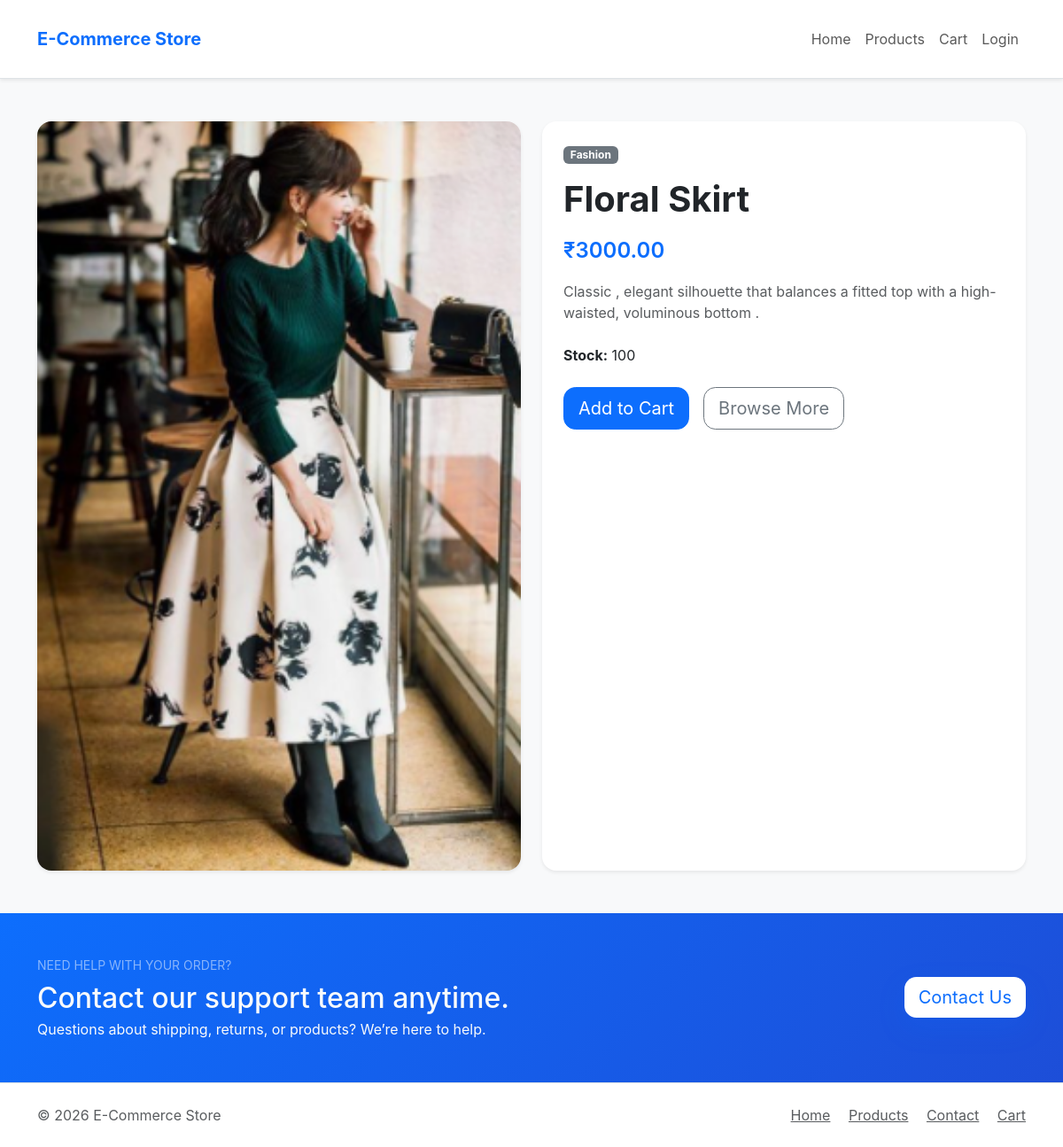
/product/Floral_Skirt1/, run on the app's committed database.
### store/models.py (models this page shows, shortened)
class Product(models.Model):
    category = models.ForeignKey(Category,on_delete=models.CASCADE,related_name="products")
    name = models.CharField(max_length=200)
    slug = models.SlugField(unique=True)
    description = models.TextField()
    price = models.DecimalField(max_digits=10, decimal_places=2)
    stock = models.PositiveIntegerField(default=0)
    image = models.ImageField(upload_to="products/")
    available = models.BooleanField(default=True)
    created_at = models.DateTimeField(auto_now_add=True)
    updated_at = models.DateTimeField(auto_now=True)

class Category(models.Model):
    name = models.CharField(max_length=100,unique=True)
    slug = models.SlugField(unique=True)

### store/views.py (the view)
# urls.py: path('product/<slug:slug>/', product_detail, name='product_detail'),
def product_detail(request, slug):
    product = get_object_or_404(
        Product,
        slug=slug,
        available=True
    )
    context = {
        "product": product
    }
    return render(
        request,
        "store/product_detail.html",
        context
    )

### templates/store/product_detail.html (shortened to what this page needs)
{% extends 'base.html' %}
{% block content %}
<div class="row g-4">
    <div class="col-12 col-lg-6">
        <div class="card border-0 shadow-sm overflow-hidden product-detail-card">
            <img src="{{ product.image.url }}" alt="{{ product.name }}" class="img-fluid rounded-start">
        </div>
    </div>
    <div class="col-12 col-lg-6">
        <div class="card border-0 shadow-sm p-4 h-100">
            <div class="mb-3">
                <span class="badge bg-secondary">{{ product.category.name }}</span>
            </div>
            <h1 class="display-6 fw-bold mb-3">{{ product.name }}</h1>
            <p class="fs-4 text-primary fw-semibold mb-3">₹{{ product.price }}</p>
            <p class="text-muted mb-4">{{ product.description }}</p>
            <p class="mb-4"><strong>Stock:</strong> {{ product.stock }}</p>
            <div class="d-flex flex-column flex-sm-row gap-3">
                <a href="{% url 'add_to_cart' product.id %}" class="btn btn-primary btn-lg btn-add-to-cart">Add to Cart</a>
                <a href="{% url 'product_list' %}" class="btn btn-outline-secondary btn-lg">Browse More</a>
            </div>
        </div>
    </div>
</div>
{% endblock %}

### static/styles.css (style rules this page uses)
:root { color-scheme: light; --bg: #f4f7fb; --surface: #ffffff; --text: #1f2937; --muted: #6c757d; --primary: #0d6efd; --border: #e9ecef; }
body { background: var(--bg); color: var(--text); font-family: Inter, system-ui, -apple-system, BlinkMacSystemFont, "Segoe UI", sans-serif; }
.card, .table-responsive { border-radius: 1rem; }
.product-card .card-img-top, .product-detail-card img { transition: transform .35s ease; }
.btn { border-radius: .85rem; }

### data on the page
Product: image (picture), category.name "Fashion", name "Floral Skirt", price "3000.00", description "Classic , elegant silhouette that balances a fitted top with a high-waisted, voluminous bottom .", stock "100"
